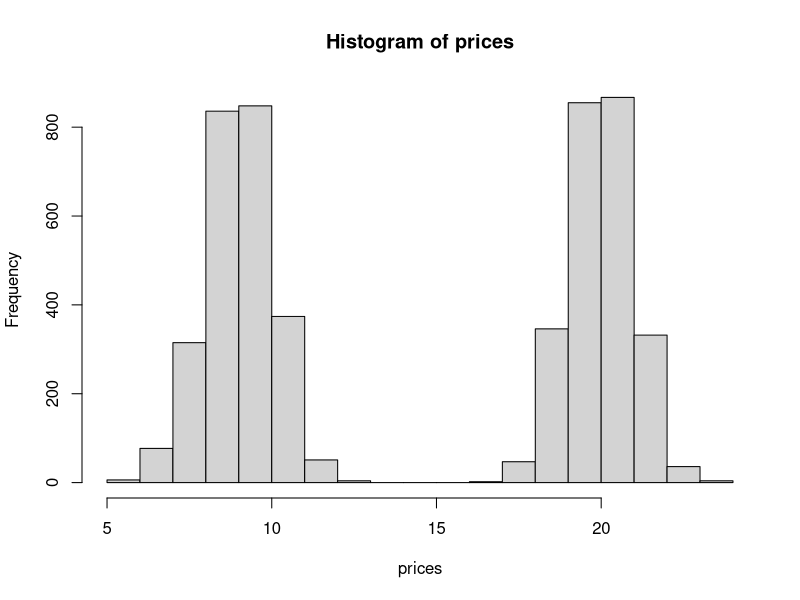
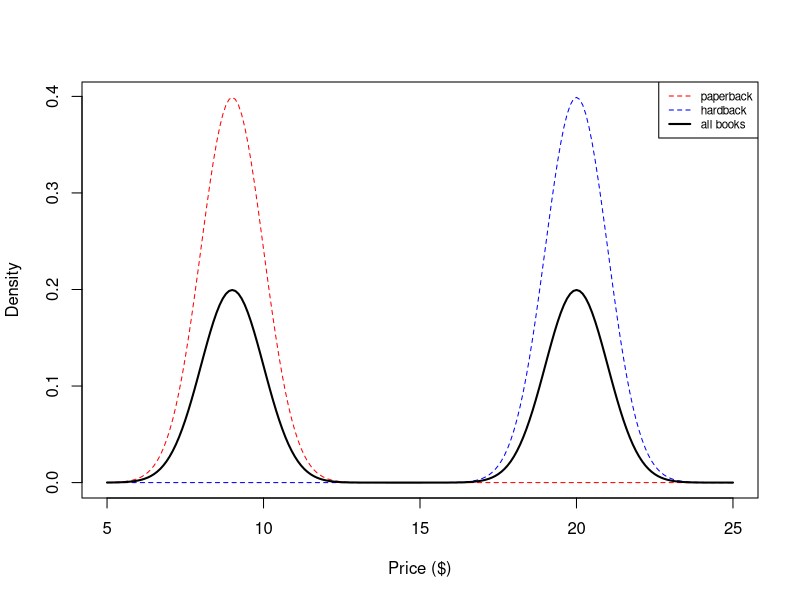
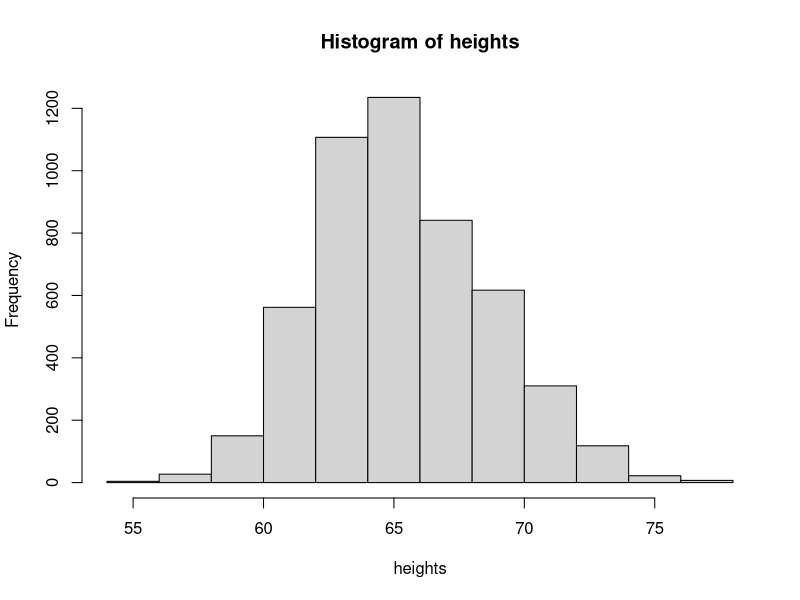
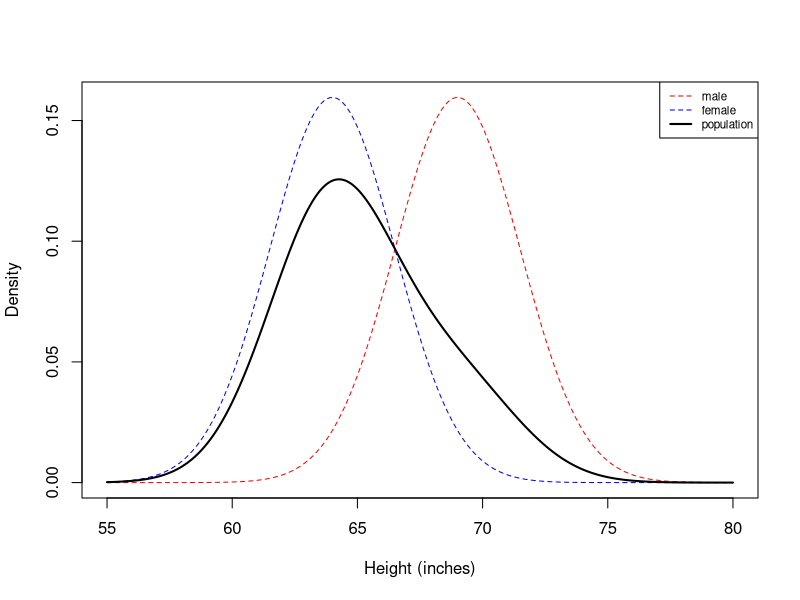
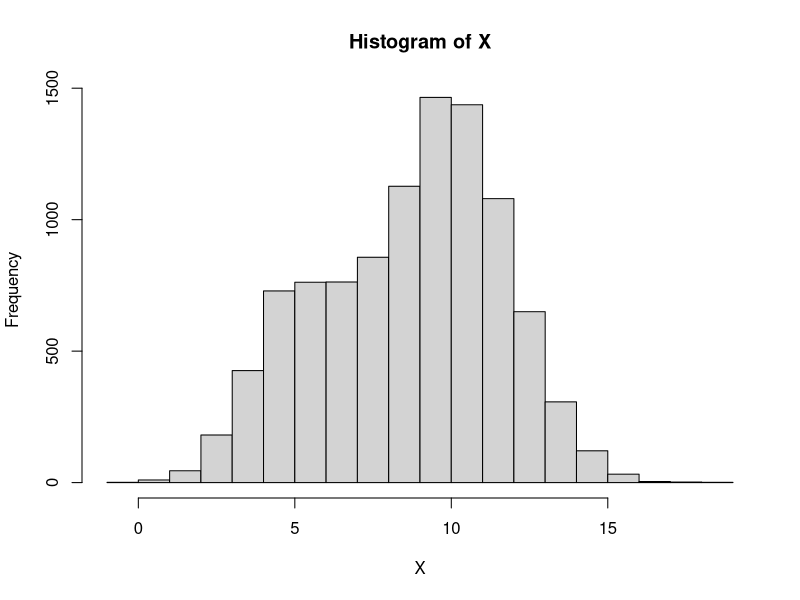
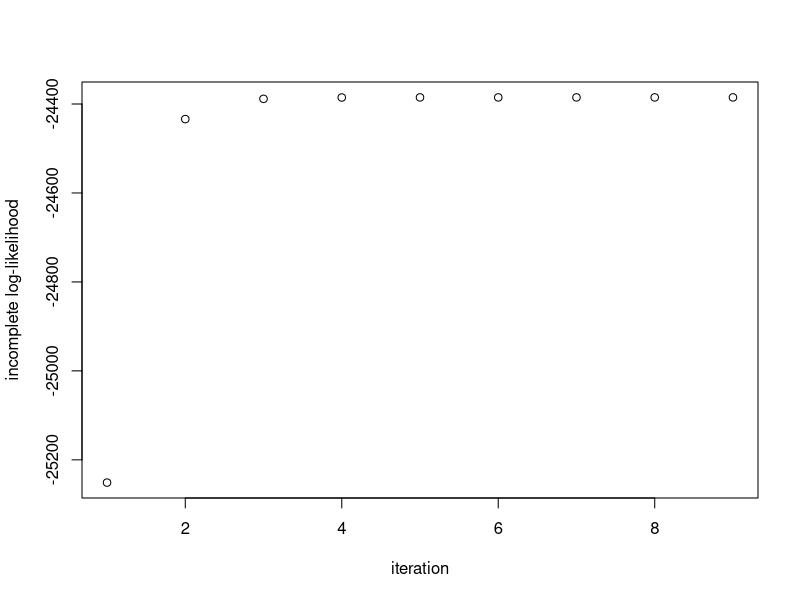

Here is the R script that generated these plots, in order:
## ---- chunk 1
numSamples <- 5000
prices      <- numeric(numSamples)
for(i in seq_len(numSamples)) {
  # draw latent component
  z.i <- rbinom(1,1,0.5)
  # two conditions for each normal distribution based upon the latent component
  if(z.i == 0) prices[i] <- rnorm(1, mean = 9, sd = 1)
  else prices[i] <- rnorm(1, mean = 20, sd = 1)
}
hist(prices)
## ---- chunk 2
mu.pb   <- 9
sd.pb   <- 1
mu.hb   <- 20
sd.hb   <- 1

sample.pts <- seq(5, 25, by=0.1)
density_pb   <- dnorm(sample.pts, mean=mu.pb, sd=sd.pb)
density_hb <- dnorm(sample.pts, mean=mu.hb, sd=sd.hb)

plot(sample.pts, density_pb, col='red', type='l', xlab="Price ($)", ylab="Density", lty=2)
lines(sample.pts, density_hb, col='blue', type='l', lty=2)
lines(sample.pts, .5*density_hb + .5*density_pb, col='black', type='l', lwd=2)

legend('topright', c('paperback', 'hardback', 'all books'), col=c('red', 'blue', 'black'), lty=c(2,2,1), lwd=c(1,1,2), cex=0.7)
## ---- chunk 3
numSamples <- 5000
heights      <- numeric(numSamples)
for(i in seq_len(numSamples)) {
  z.i <- rbinom(1,1,0.75)
  if(z.i == 0) heights[i] <- rnorm(1, mean = 69, sd = 2.5)
  else heights[i] <- rnorm(1, mean = 64, sd = 2.5)
}
hist(heights)
## ---- chunk 4
mu.male   <- 69
sd.male   <- 2.5
mu.female <- 64
sd.female <- 2.5

sample.pts     <- seq(55, 80, by=0.1)
density_male   <- dnorm(sample.pts, mean=mu.male, sd=sd.male)
density_female <- dnorm(sample.pts, mean=mu.female, sd=sd.female)

plot(sample.pts, density_male, col='red', type='l', xlab="Height (inches)", ylab="Density", lty=2)
lines(sample.pts, density_female, col='blue', type='l', lty=2)
lines(sample.pts, .75*density_female + .25*density_male, col='black', type='l', lwd=2)

legend('topright', c('male', 'female', 'population'), col=c('red', 'blue', 'black'), lty=c(2,2,1), lwd=c(1,1,2), cex=0.7)
## ---- chunk 5
# set mu and sigma
mu.true    = c(5, 10)
sigma.true = c(1.5, 2)

# Calculate Z
Z = rbinom(500, 1, 0.75)

# sample values from the mixture model 
X <- rnorm(10000, mean=mu.true[Z+1], sd=sigma.true[Z+1])
hist(X,breaks=15)
## ---- chunk 6
# code from Matt Bonakdarpour
# todo: re-write this 
compute.log.lik <- function(L, w) {
  L[,1] = L[,1]*w[1]
  L[,2] = L[,2]*w[2]
  return(sum(log(rowSums(L))))
}

L = matrix(NA, nrow=length(X), ncol= 2)
L[, 1] = dnorm(X, mean=mu.true[1], sd = sigma.true[1])
L[, 2] = dnorm(X, mean=mu.true[2], sd = sigma.true[2])
## ---- chunk 7
# code from Matt Bonakdarpour
# todo: improve the code and move over 
# to package functionality
mixture.EM <- function(w.init, L) {
  
  w.curr <- w.init
  
  # store log-likehoods for each iteration
  log_liks <- c()
  ll       <- compute.log.lik(L, w.curr)
  log_liks <- c(log_liks, ll)
  delta.ll <- 1
  
  while(delta.ll > 1e-5) {
    w.curr   <- EM.iter(w.curr, L)
    ll       <- compute.log.lik(L, w.curr)
    log_liks <- c(log_liks, ll)
    delta.ll <- log_liks[length(log_liks)]  - log_liks[length(log_liks)-1]
  }
  return(list(w.curr, log_liks))
}

EM.iter <- function(w.curr, L, ...) {
  
  # E-step: compute E_{Z|X,w0}[I(Z_i = k)]
  z_ik <- L
  for(i in seq_len(ncol(L))) {
    z_ik[,i] <- w.curr[i]*z_ik[,i]
  }
  z_ik     <- z_ik / rowSums(z_ik)
  
  # M-step
  w.next   <- colSums(z_ik)/sum(z_ik)
  return(w.next)
}
## ---- chunk 8
#perform EM
ee <- mixture.EM(w.init=c(0.5,0.5), L)
print(paste("Estimate = (", round(ee[[1]][1],2), ",", 
            round(ee[[1]][2],2), ")", sep=""))
## ---- chunk 9
plot(ee[[2]], ylab='incomplete log-likelihood', xlab='iteration')
